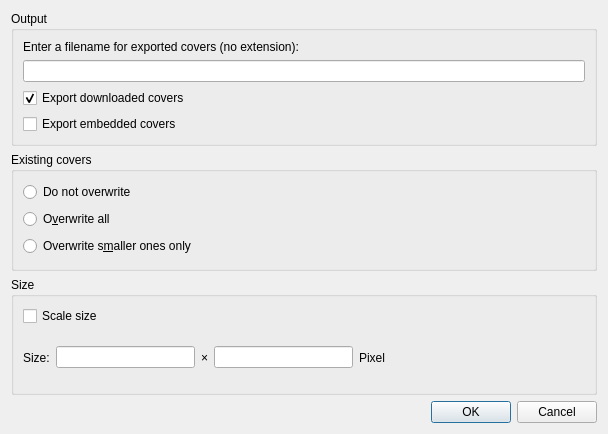
<?xml version="1.0" encoding="UTF-8"?>
<ui version="4.0">
 <class>AlbumCoverExport</class>
 <widget class="QDialog" name="AlbumCoverExport">
  <property name="geometry">
   <rect>
    <x>0</x>
    <y>0</y>
    <width>608</width>
    <height>434</height>
   </rect>
  </property>
  <property name="sizePolicy">
   <sizepolicy hsizetype="Fixed" vsizetype="Fixed">
    <horstretch>0</horstretch>
    <verstretch>0</verstretch>
   </sizepolicy>
  </property>
  <property name="windowTitle">
   <string>Export covers</string>
  </property>
  <property name="windowIcon">
   <iconset resource="../../data/icons.qrc">
    <normaloff>:/icons/64x64/mango.png</normaloff>:/icons/64x64/mango.png</iconset>
  </property>
  <layout class="QVBoxLayout" name="verticalLayout">
   <item>
    <widget class="QGroupBox" name="groupbox_output">
     <property name="title">
      <string>Output</string>
     </property>
     <layout class="QVBoxLayout" name="verticalLayout_2">
      <item>
       <widget class="QLabel" name="label">
        <property name="text">
         <string>Enter a filename for exported covers (no extension):</string>
        </property>
       </widget>
      </item>
      <item>
       <widget class="QLineEdit" name="fileName"/>
      </item>
      <item>
       <widget class="QCheckBox" name="export_downloaded">
        <property name="text">
         <string>Export downloaded covers</string>
        </property>
        <property name="checked">
         <bool>true</bool>
        </property>
       </widget>
      </item>
      <item>
       <widget class="QCheckBox" name="export_embedded">
        <property name="text">
         <string>Export embedded covers</string>
        </property>
        <property name="checked">
         <bool>false</bool>
        </property>
       </widget>
      </item>
     </layout>
    </widget>
   </item>
   <item>
    <widget class="QGroupBox" name="groupbox_existing_covers">
     <property name="title">
      <string>Existing covers</string>
     </property>
     <layout class="QVBoxLayout" name="verticalLayout_3">
      <item>
       <widget class="QRadioButton" name="doNotOverwrite">
        <property name="text">
         <string>Do not overwrite</string>
        </property>
       </widget>
      </item>
      <item>
       <widget class="QRadioButton" name="overwriteAll">
        <property name="text">
         <string>O&amp;verwrite all</string>
        </property>
       </widget>
      </item>
      <item>
       <widget class="QRadioButton" name="overwriteSmaller">
        <property name="text">
         <string>Overwrite s&amp;maller ones only</string>
        </property>
       </widget>
      </item>
     </layout>
    </widget>
   </item>
   <item>
    <widget class="QGroupBox" name="groupbox_size">
     <property name="title">
      <string>Size</string>
     </property>
     <layout class="QVBoxLayout" name="verticalLayout_4">
      <item>
       <widget class="QCheckBox" name="forceSize">
        <property name="font">
         <font>
          <weight>50</weight>
          <bold>false</bold>
         </font>
        </property>
        <property name="text">
         <string>Scale size</string>
        </property>
       </widget>
      </item>
      <item>
       <layout class="QHBoxLayout" name="horizontalLayout">
        <item>
         <widget class="QLabel" name="label_4">
          <property name="text">
           <string>Size:</string>
          </property>
         </widget>
        </item>
        <item>
         <widget class="QLineEdit" name="width">
          <property name="sizePolicy">
           <sizepolicy hsizetype="Expanding" vsizetype="Fixed">
            <horstretch>0</horstretch>
            <verstretch>0</verstretch>
           </sizepolicy>
          </property>
          <property name="inputMethodHints">
           <set>Qt::ImhDigitsOnly</set>
          </property>
          <property name="inputMask">
           <string notr="true"/>
          </property>
          <property name="maxLength">
           <number>4</number>
          </property>
         </widget>
        </item>
        <item>
         <widget class="QLabel" name="label_2">
          <property name="text">
           <string notr="true">×</string>
          </property>
         </widget>
        </item>
        <item>
         <widget class="QLineEdit" name="height">
          <property name="inputMethodHints">
           <set>Qt::ImhDigitsOnly</set>
          </property>
          <property name="inputMask">
           <string notr="true"/>
          </property>
          <property name="maxLength">
           <number>4</number>
          </property>
         </widget>
        </item>
        <item>
         <widget class="QLabel" name="label_3">
          <property name="text">
           <string>Pixel</string>
          </property>
         </widget>
        </item>
        <item>
         <spacer name="horizontalSpacer_3">
          <property name="orientation">
           <enum>Qt::Horizontal</enum>
          </property>
          <property name="sizeType">
           <enum>QSizePolicy::Preferred</enum>
          </property>
          <property name="sizeHint" stdset="0">
           <size>
            <width>200</width>
            <height>20</height>
           </size>
          </property>
         </spacer>
        </item>
       </layout>
      </item>
     </layout>
    </widget>
   </item>
   <item>
    <widget class="QDialogButtonBox" name="buttonBox">
     <property name="orientation">
      <enum>Qt::Horizontal</enum>
     </property>
     <property name="standardButtons">
      <set>QDialogButtonBox::Cancel|QDialogButtonBox::Ok</set>
     </property>
    </widget>
   </item>
  </layout>
 </widget>
 <resources>
  <include location="../../data/data.qrc"/>
  <include location="../../data/icons.qrc"/>
 </resources>
 <connections>
  <connection>
   <sender>buttonBox</sender>
   <signal>accepted()</signal>
   <receiver>AlbumCoverExport</receiver>
   <slot>accept()</slot>
   <hints>
    <hint type="sourcelabel">
     <x>248</x>
     <y>254</y>
    </hint>
    <hint type="destinationlabel">
     <x>157</x>
     <y>274</y>
    </hint>
   </hints>
  </connection>
  <connection>
   <sender>buttonBox</sender>
   <signal>rejected()</signal>
   <receiver>AlbumCoverExport</receiver>
   <slot>reject()</slot>
   <hints>
    <hint type="sourcelabel">
     <x>316</x>
     <y>260</y>
    </hint>
    <hint type="destinationlabel">
     <x>286</x>
     <y>274</y>
    </hint>
   </hints>
  </connection>
 </connections>
</ui>
